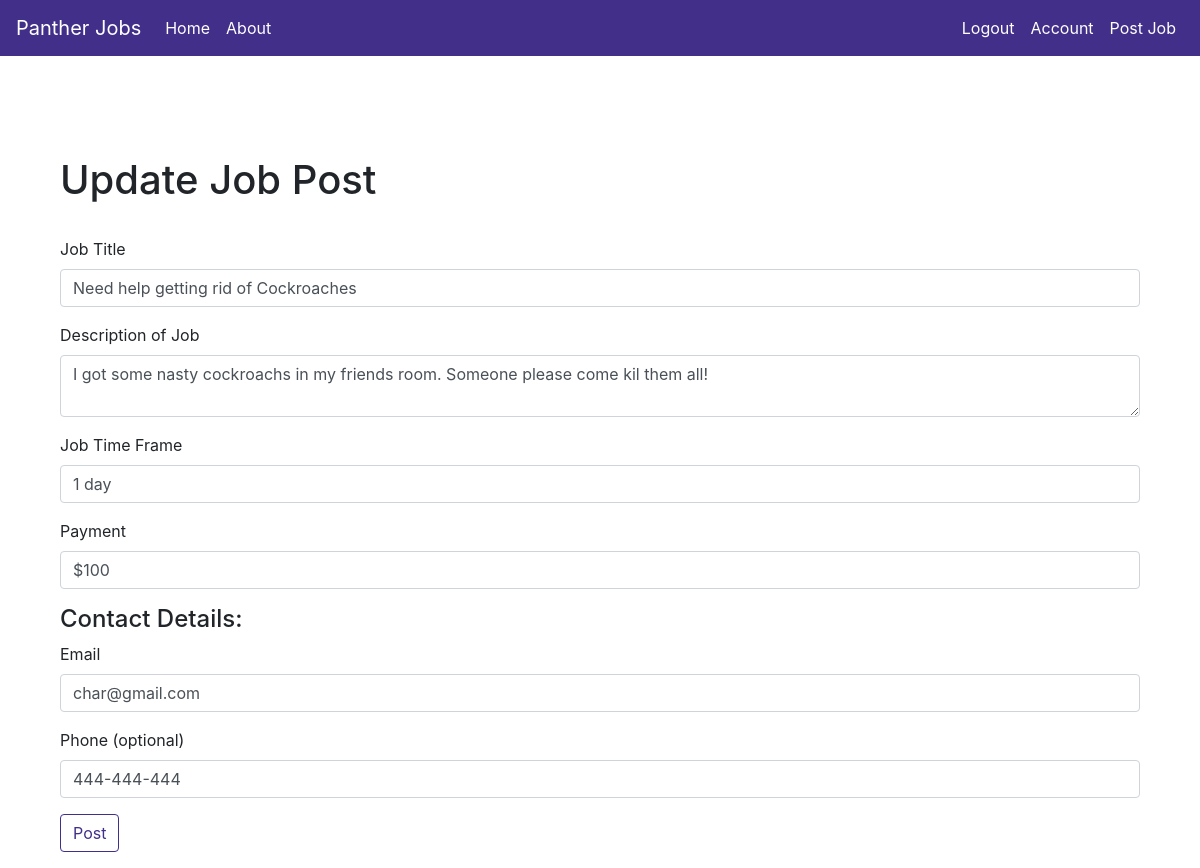
/post/7/edit (signed in), run on the app's committed database.
### pantherjobs/models.py (models this page shows, shortened)
class Post(db.Model):
    id = db.Column(db.Integer, primary_key=True, autoincrement=True)
    title = db.Column(db.String(100), nullable=False)
    date_posted = db.Column(db.DateTime, nullable=False, default=datetime.utcnow)
    content = db.Column(db.Text, nullable=False)
    job_timeframe = db.Column(db.Text, nullable=False)
    payment = db.Column(db.Text, nullable=False)
    email = db.Column(db.String(120), nullable=False)
    phone = db.Column(db.Text, nullable=True)
    user_id = db.Column(db.Integer, db.ForeignKey('user.id'), nullable=False)

### pantherjobs/routes.py (the view)
@app.route('/post/<int:post_id>/edit', methods=['POST', 'GET'])
@login_required
def update_post(post_id):
    post = Post.query.get_or_404(post_id)
    if post.author != current_user:
        abort(403)
    form = PostForm()
    if form.validate_on_submit():
        post.title = form.title.data
        post.content = form.content.data
        post.job_timeframe = form.job_timeframe.data
        post.payment = form.payment.data
        post.email = form.email.data
        post.phone = form.phone.data
        db.session.commit()
        flash('Your post has been updated', 'success')
        return redirect(url_for('post', post_id=post.id))
    elif request.method == 'GET':
        form.title.data = post.title
        form.content.data = post.content
        form.job_timeframe.data = post.job_timeframe
        form.payment.data = post.payment
        form.email.data = post.email
        form.phone.data = post.phone
    return render_template('newpost.html', title='Edit Post',
                            form=form, legend='Update Job Post')

### pantherjobs/forms.py
class PostForm(FlaskForm):
    title = StringField('Job Title', validators=[DataRequired()])
    content = TextAreaField('Description of Job', validators=[DataRequired()])
    job_timeframe = StringField('Job Time Frame', validators=[DataRequired()])
    payment = StringField('Payment', validators=[DataRequired()])
    email = StringField('Email', validators=[DataRequired(), Email()])
    phone = StringField('Phone (optional)')
    submit = SubmitField('Post')

### pantherjobs/models.py (called while the page is built)
@login_manager.user_loader
def load_user(user_id):
    return User.query.get(int(user_id))

### pantherjobs/templates/newpost.html (shortened to what this page needs)
 {% extends "layout.html" %}
 {% block content %}
     <link rel="stylesheet" href="{{ url_for('static', filename='log-reg-style.css')}}">
     <div class="container">
        <div id="page-heading">
            <h1>{{ legend }}</h1>
        </div>
         <form method="POST" action="">
                 <div class="form-group">
                    {{ form.title.label(class="form-control-label") }}
                    {% if form.title.errors %}
                    {{ form.title(class="form-control is-invalid") }}
                    <div class="invalid-feedback">
                        {% for error in form.title.errors %}
                            <span>{{ error }}</span>
                        {% endfor %}
                    </div>
                {% else %}
                    {{ form.title(class="form-control", placeholder="Enter a Job Title")}}
                {% endif %}
                </div>
                 <div class="form-group">
                    {{ form.content.label(class="form-control-label") }}
                    {% if form.content.errors %}
                    {{ form.content(class="form-control is-invalid") }}
                    <div class="invalid-feedback">
                        {% for error in form.content.errors %}
                            <span>{{ error }}</span>
                        {% endfor %}
                    </div>
                {% else %}
                    {{ form.content(class="form-control", placeholder="Write out a job description")}}
                {% endif %}
                </div>
                 <div class="form-group">
                     {{ form.job_timeframe.label(class="form-control-label") }}
                     {% if form.job_timeframe.errors %}
                     {{ form.job_timeframe(class="form-control is-invalid") }}
                     <div class="invalid-feedback">
                         {% for error in form.email.errors %}
                             <span>{{ error }}</span>
                         {% endfor %}
                     </div>
                 {% else %}
                     {{ form.job_timeframe(class="form-control", placeholder="Enter a time frame (ex. 1-2 weeks)")}}
                 {% endif %}
                 </div>
                 <div class="form-group">
                     {{ form.payment.label(class="form-control-label") }}
                      {% if form.payment.errors %}
                      {{ form.payment(class="form-control is-invalid") }}
                      <div class="invalid-feedback">
                          {% for error in form.payment.errors %}
                              <span>{{ error }}</span>
                          {% endfor %}
                      </div>
                  {% else %}
                      {{ form.payment(class="form-control", placeholder="Enter Payment Details")}}
                  {% endif %}
                 </div>
                 <h4>Contact Details:</h4>
                  <div class="form-group">
                    {{ form.email.label(class="form-control-label") }}
                     {% if form.email.errors %}
                     {{ form.email(class="form-control is-invalid") }}
                     <div class="invalid-feedback">
                         {% for error in form.email.errors %}
                             <span>{{ error }}</span>
                         {% endfor %}
                     </div>
                 {% else %}
                     {{ form.email(class="form-control", placeholder="Enter Payment Details")}}
                 {% endif %}
                </div>
                 <div class="form-group">
                    {{ form.phone.label(class="form-control-label") }}
                     {% if form.phone.errors %}
                     {{ form.phone(class="form-control is-invalid") }}
                     <div class="invalid-feedback">
                         {% for error in form.phone.errors %}
                             <span>{{ error }}</span>
                         {% endfor %}
                     </div>
                 {% else %}
                     {{ form.phone(class="form-control", placeholder="Enter Payment Details")}}
                 {% endif %}
                </div>
                 <div class="form-group">
                     {{ form.submit(class="btn btn-outline-primary", id="form-button") }}
                 </div>
         </form>
     </div>
 {% endblock content %}

### pantherjobs/static/main.css (style rules this page uses)
.container { padding-top: 50px; }
#form-button { border-color: #422f89; color: #422f89; }

### pantherjobs/static/log-reg-style.css (style rules this page uses)
#page-heading { padding-bottom: 25px; }

### data on the page
Post: title "Need help getting rid of Cockroaches", content "I got some nasty cockroachs in my friends room. Someone please come kil them all!", job_timeframe "1 day", payment "$100", email "char@gmail.com", phone "444-444-444"

### other printed values
{{ legend }} "Update Job Post"
